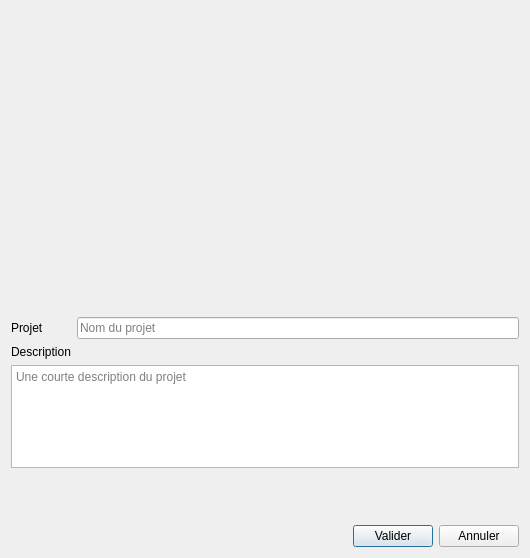
<?xml version="1.0" encoding="UTF-8"?>
<ui version="4.0">
 <class>AddProjectDialog</class>
 <widget class="QDialog" name="AddProjectDialog">
  <property name="geometry">
   <rect>
    <x>0</x>
    <y>0</y>
    <width>530</width>
    <height>558</height>
   </rect>
  </property>
  <property name="windowTitle">
   <string>Ajouter un projet</string>
  </property>
  <property name="windowIcon">
   <iconset resource="../../icons.qrc">
    <normaloff>:/icons/FactDev</normaloff>:/icons/FactDev</iconset>
  </property>
  <layout class="QGridLayout" name="gridLayout">
   <item row="2" column="0">
    <widget class="QLabel" name="lbDescription">
     <property name="text">
      <string>Description</string>
     </property>
    </widget>
   </item>
   <item row="1" column="0">
    <widget class="QLabel" name="lbProjectName">
     <property name="text">
      <string>Projet</string>
     </property>
    </widget>
   </item>
   <item row="3" column="0" colspan="2">
    <widget class="QTextEdit" name="leDescription">
     <property name="toolTip">
      <string>Description du contenu du projet</string>
     </property>
     <property name="placeholderText">
      <string>Une courte description du projet</string>
     </property>
    </widget>
   </item>
   <item row="4" column="0" colspan="2">
    <widget class="RateWidget" name="wdgRate" native="true">
     <property name="minimumSize">
      <size>
       <width>0</width>
       <height>45</height>
      </size>
     </property>
    </widget>
   </item>
   <item row="7" column="0" rowspan="2" colspan="2">
    <layout class="QHBoxLayout" name="horizontalLayout_3">
     <item>
      <spacer name="horizontalSpacer">
       <property name="orientation">
        <enum>Qt::Horizontal</enum>
       </property>
       <property name="sizeHint" stdset="0">
        <size>
         <width>40</width>
         <height>20</height>
        </size>
       </property>
      </spacer>
     </item>
     <item>
      <widget class="QPushButton" name="btnValid">
       <property name="text">
        <string>Valider</string>
       </property>
       <property name="icon">
        <iconset resource="../../icons.qrc">
         <normaloff>:/icons/img/ok_valid.png</normaloff>:/icons/img/ok_valid.png</iconset>
       </property>
      </widget>
     </item>
     <item>
      <widget class="QPushButton" name="btnCancel">
       <property name="text">
        <string>Annuler</string>
       </property>
       <property name="icon">
        <iconset resource="../../icons.qrc">
         <normaloff>:/icons/img/cancel.png</normaloff>:/icons/img/cancel.png</iconset>
       </property>
      </widget>
     </item>
    </layout>
   </item>
   <item row="0" column="0" colspan="2">
    <widget class="searchWidget" name="wdgSearch" native="true">
     <property name="minimumSize">
      <size>
       <width>0</width>
       <height>300</height>
      </size>
     </property>
    </widget>
   </item>
   <item row="1" column="1">
    <widget class="CheckUntilField" name="leNameProject">
     <property name="toolTip">
      <string>Nom du projet</string>
     </property>
     <property name="placeholderText">
      <string>Nom du projet</string>
     </property>
    </widget>
   </item>
  </layout>
 </widget>
 <customwidgets>
  <customwidget>
   <class>CheckUntilField</class>
   <extends>QLineEdit</extends>
   <header>gui/widgets/checkfields/checkuntilfield.h</header>
   <slots>
    <slot>fieldTextChanged(QString)</slot>
   </slots>
  </customwidget>
  <customwidget>
   <class>RateWidget</class>
   <extends>QWidget</extends>
   <header>gui/widgets/ratewidget.h</header>
   <container>1</container>
  </customwidget>
  <customwidget>
   <class>searchWidget</class>
   <extends>QWidget</extends>
   <header>gui/widgets/searchwidget.h</header>
   <container>1</container>
   <slots>
    <signal>selectCustomer()</signal>
   </slots>
  </customwidget>
 </customwidgets>
 <tabstops>
  <tabstop>leNameProject</tabstop>
  <tabstop>leDescription</tabstop>
  <tabstop>btnValid</tabstop>
  <tabstop>btnCancel</tabstop>
 </tabstops>
 <resources>
  <include location="../../icons.qrc"/>
 </resources>
 <connections>
  <connection>
   <sender>btnValid</sender>
   <signal>pressed()</signal>
   <receiver>AddProjectDialog</receiver>
   <slot>accept()</slot>
   <hints>
    <hint type="sourcelabel">
     <x>433</x>
     <y>516</y>
    </hint>
    <hint type="destinationlabel">
     <x>150</x>
     <y>217</y>
    </hint>
   </hints>
  </connection>
  <connection>
   <sender>btnCancel</sender>
   <signal>released()</signal>
   <receiver>AddProjectDialog</receiver>
   <slot>reject()</slot>
   <hints>
    <hint type="sourcelabel">
     <x>519</x>
     <y>516</y>
    </hint>
    <hint type="destinationlabel">
     <x>312</x>
     <y>319</y>
    </hint>
   </hints>
  </connection>
  <connection>
   <sender>leNameProject</sender>
   <signal>textChanged(QString)</signal>
   <receiver>leNameProject</receiver>
   <slot>fieldTextChanged(QString)</slot>
   <hints>
    <hint type="sourcelabel">
     <x>267</x>
     <y>328</y>
    </hint>
    <hint type="destinationlabel">
     <x>493</x>
     <y>328</y>
    </hint>
   </hints>
  </connection>
  <connection>
   <sender>leNameProject</sender>
   <signal>textChanged(QString)</signal>
   <receiver>AddProjectDialog</receiver>
   <slot>checkFields()</slot>
   <hints>
    <hint type="sourcelabel">
     <x>205</x>
     <y>328</y>
    </hint>
    <hint type="destinationlabel">
     <x>627</x>
     <y>351</y>
    </hint>
   </hints>
  </connection>
  <connection>
   <sender>wdgSearch</sender>
   <signal>selectCustomer()</signal>
   <receiver>AddProjectDialog</receiver>
   <slot>checkFields()</slot>
   <hints>
    <hint type="sourcelabel">
     <x>217</x>
     <y>134</y>
    </hint>
    <hint type="destinationlabel">
     <x>246</x>
     <y>595</y>
    </hint>
   </hints>
  </connection>
 </connections>
 <slots>
  <slot>checkFields()</slot>
 </slots>
</ui>
